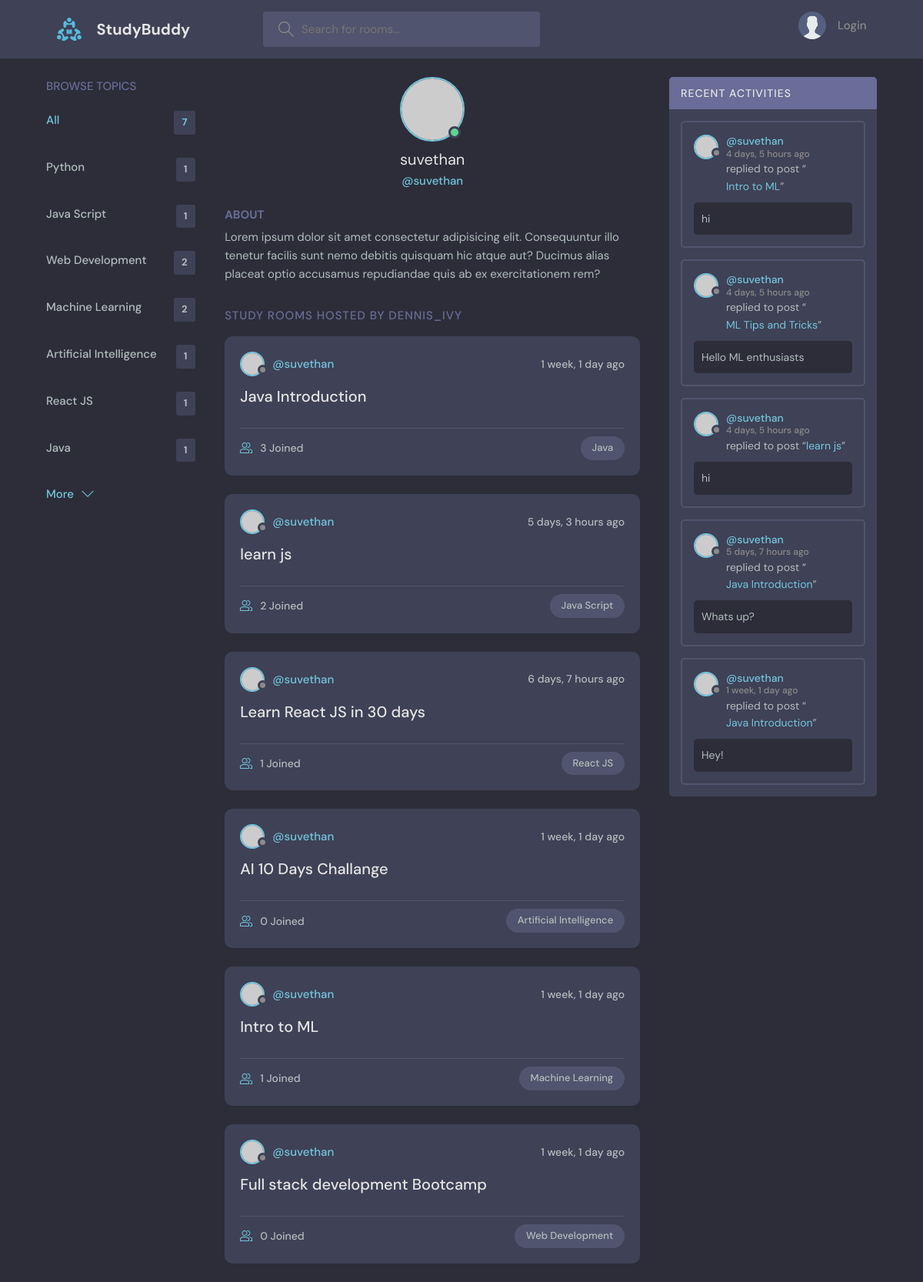
/profile/1, run on an earlier commit of the app's database.
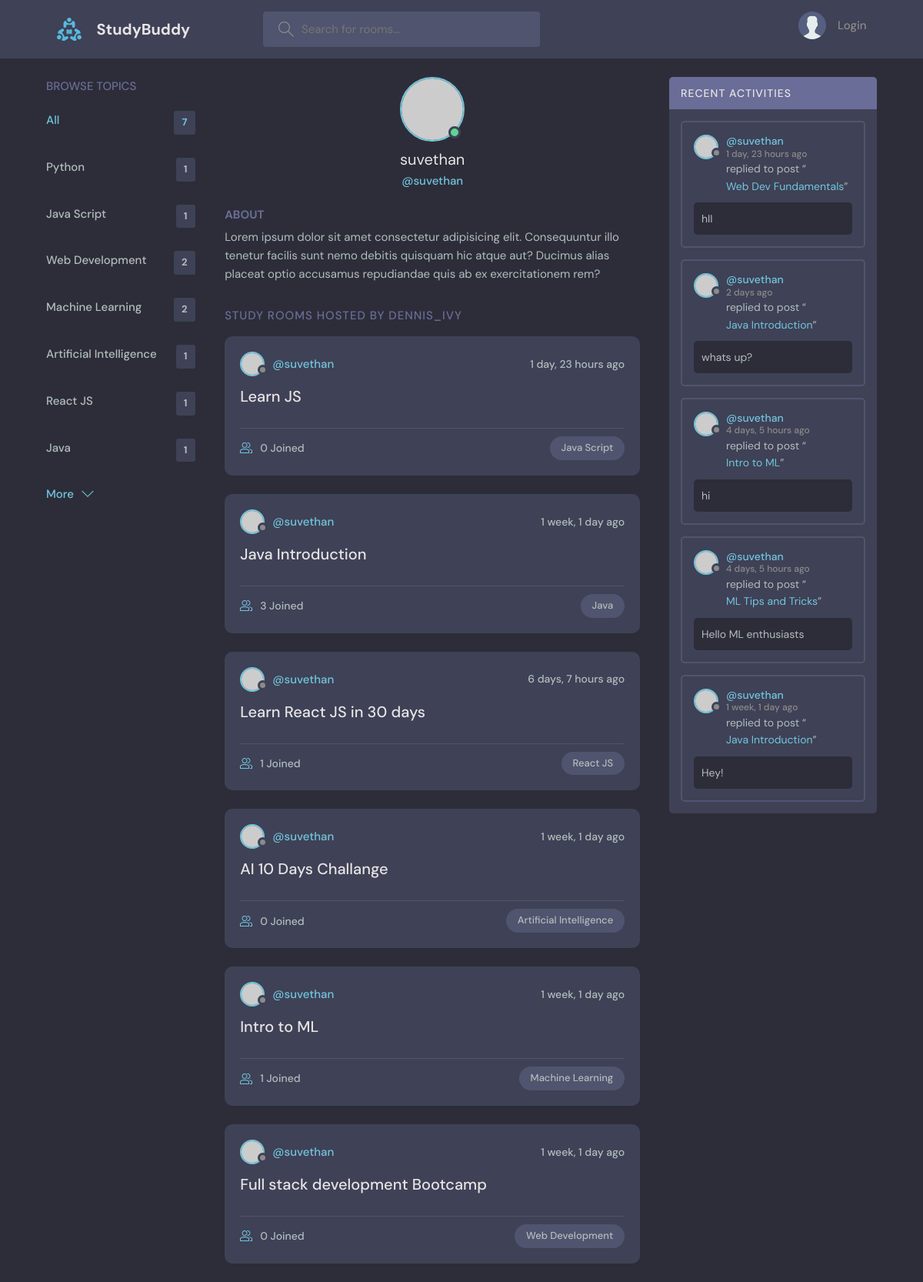
And on a later commit of the database.
### test_app/models.py (models this page shows, shortened)
class Topic(models.Model):
    name = models.CharField(max_length=200)

class Room(models.Model):
    host = models.ForeignKey(User, on_delete=models.SET_NULL, null=True)
    topic = models.ForeignKey(Topic, on_delete=models.SET_NULL, null=True)
    name = models.CharField(max_length=200)
    description = models.TextField(null=True, blank=True)
    participants = models.ManyToManyField(User, related_name='participants', blank=True)
    updated = models.DateTimeField(auto_now=True)
    created = models.DateTimeField(auto_now_add=True)
    class Meta:
        ordering = ['-updated','-created']
    def __str__(self):
        return self.name

class Message(models.Model):
    user = models.ForeignKey(User, on_delete=models.CASCADE)
    room = models.ForeignKey(Room, on_delete=models.CASCADE)
    body = models.TextField()
    updated = models.DateTimeField(auto_now=True)
    created = models.DateTimeField(auto_now_add=True)
    class Meta:
        ordering = ['-updated','-created']

### test_app/views.py (the view)
# urls.py: path("profile/<str:pk>", views.userProfile, name="user-profile"),
def userProfile(request,pk):
    user= User.objects.get(id=pk)
    rooms = user.room_set.all()
    room_messages = user.message_set.all()
    topics = Topic.objects.all()
    context={'user':user,'rooms':rooms,'room_messages':room_messages,'topics':topics}
    return render(request, 'test_app/profile.html',context)

### test_app/templates/test_app/profile.html (shortened to what this page needs)
{% extends "main.html" %} {% block content %}
  <main class="profile-page layout layout--3">
    <div class="container">
       <div>
      {% include "test_app/topic_components.html" %}
    </div>
      <div class="roomList">
        <div class="profile">
          <div class="profile__avatar">
            <div class="avatar avatar--large active">
              <img src="https://randomuser.me/api/portraits/men/11.jpg" />
            </div>
          </div>
          <div class="profile__info">
            <h3>{{user.username}}</h3>
            <p>@{{user.username}}</p>
          </div>
          <div class="profile__about">
            <h3>About</h3>
            <p>
              Lorem ipsum dolor sit amet consectetur adipisicing elit. Consequuntur illo tenetur
              facilis sunt nemo debitis quisquam hic atque aut? Ducimus alias placeat optio
              accusamus repudiandae quis ab ex exercitationem rem?
            </p>
          </div>
        </div>
        <div class="roomList__header">
          <div>
            <h2>Study Rooms Hosted by dennis_ivy</a>
            </h2>
          </div>
        </div>
        {% include "test_app/feed_components.html" %}
      </div>
    <div>{% include "test_app/activity_components.html" %}</div>
    </div>
  </main>
{% endblock content %}

### templates/main.html (shortened to what this page needs)
<!DOCTYPE html>
{% load static %}
<html lang="en">
  <head>
    <link rel="stylesheet" href="{% static 'styles/style.css' %}" />
  </head>
  <body>
    {% include "navbar.html" %}  {% block content %} {% endblock content %}
  </body>
</html>

### templates/navbar.html (shortened to what this page needs)
{% load static %}
<header class="header header--loggedIn">
  <div class="container">
    <a href="{% url 'home' %}" class="header__logo">
      <img src="{% static 'images/logo.svg' %}" />
      <h1>StudyBuddy</h1>
    </a>
    <form class="header__search" method="GET" action="{% url 'home' %}">
      <label>
        <input type="text" name="q" placeholder="Search for rooms..." />
      </label>
    </form>
    <nav class="header__menu">
      {% if request.user.is_authenticated %}
      <div class="header__user">
        <a href="{% url 'user-profile' request.user.id %}">
          <div class="avatar avatar--medium active">
            <img src="https://randomuser.me/api/portraits/men/37.jpg" />
          </div>
          <p>
            {{request.user.username}} <span>@{{request.user.username}}</span>
          </p>
        </a>
        <button class="dropdown-button">
          <svg
            version="1.1"
            xmlns="http://www.w3.org/2000/svg"
            width="32"
            height="32"
            viewBox="0 0 32 32"
          >
            <title>chevron-down</title>
            <path d="M16 21l-13-13h-3l16 16 16-16h-3l-13 13z"></path>
          </svg>
        </button>
      </div>
      {% else %}
      <a href="{% url 'login'%}">
        <img src="{% static 'images/avatar.svg' %}" />
        <p>Login</p>
      </a>
      {% endif %}
    </nav>
  </div>
</header>

### test_app/templates/test_app/topic_components.html
<div class="topics">
  <div class="topics__header">
    <h2>Browse Topics</h2>
  </div>
  <ul class="topics__list">
    <li>
      <a href="{% url 'home' %}" class="active"
        >All <span>{{topics.count}}</span></a
      >
    </li>
    {% for topic in topics %}
    <li>
      <a href="{% url 'home' %}?q={{topic.name}}"
        >{{topic.name}}<span>{{topic.room_set.all.count}}</span></a
      >
      {% endfor %}
    </li>
  </ul>
  <a class="btn btn--link" href="topics.html">
    More
    <svg
      version="1.1"
      xmlns="http://www.w3.org/2000/svg"
      width="32"
      height="32"
      viewBox="0 0 32 32"
    >
      <title>chevron-down</title>
      <path d="M16 21l-13-13h-3l16 16 16-16h-3l-13 13z"></path>
    </svg>
  </a>
</div>

### test_app/templates/test_app/feed_components.html (shortened to what this page needs)
{% for room in rooms %}
<div class="roomListRoom">
  <div class="roomListRoom__header">
    <a href="{% url 'user-profile' room.host.id %}" class="roomListRoom__author">
      <div class="avatar avatar--small">
        <img src="https://randomuser.me/api/portraits/women/11.jpg" />
      </div>
      <span>@{{room.host.username}}</span>
    </a>
    <div class="roomListRoom__actions">
      <span>{{room.created|timesince}} ago</span>
    </div>
  </div>
  <div class="roomListRoom__content">
    <a href="{% url 'room' room.id %}">{{room.name}}</a>
  </div>
  <div class="roomListRoom__meta">
    <a href="{% url 'room' room.id %}" class="roomListRoom__joined">
      {{room.participants.all.count}} Joined
    </a>
    <p class="roomListRoom__topic">{{room.topic.name}}</p>
  </div>
</div>
{% endfor %}

### test_app/templates/test_app/activity_components.html (shortened to what this page needs)
<div class="activities">
  <div class="activities__header">
    <h2>Recent Activities</h2>
  </div>
  {% for message in room_messages %}
  <div class="activities__box">
    <div class="activities__boxHeader roomListRoom__header">
      <a
        href="{% url 'user-profile' message.user.id %}"
        class="roomListRoom__author"
      >
        <div class="avatar avatar--small">
          <img src="https://randomuser.me/api/portraits/women/11.jpg" />
        </div>
        <p>
          @{{message.user}}
          <span>{{message.created|timesince}} ago</span>
        </p>
      </a>
    </div>
    <div class="activities__boxContent">
      <p>
        replied to post “<a href="{% url 'room' message.room.id %}"
          >{{message.room}}</a
        >”
      </p>
      <div class="activities__boxRoomContent">{{message.body}}</div>
    </div>
  </div>
  {% endfor %}
</div>

What changed in the data, as far as the page shows it:
removed Room: host.username "suvethan", created "5 days, 3 hours", name "learn js", participants.all.count "2", topic.name "Java Script"
removed Message: user "suvethan", created "4 days, 5 hours", room "learn js", body "hi"
removed Message: user "suvethan", created "5 days, 7 hours", room "Java Introduction", body "Whats up?"
added Room: host.username "suvethan", created "1 day, 23 hours", name "Learn JS", participants.all.count "0", topic.name "Java Script"
added Message: user "suvethan", created "1 day, 23 hours", room "Web Dev Fundamentals", body "hII"
added Message: user "suvethan", created "2 days", room "Java Introduction", body "whats up?"
